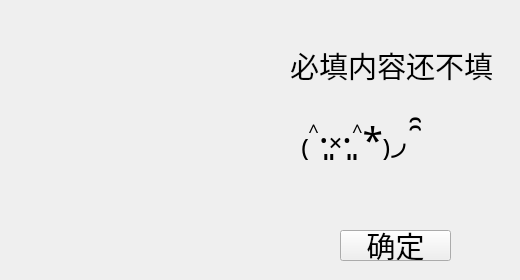
<?xml version="1.0" encoding="UTF-8"?>
<ui version="4.0">
 <class>Notice</class>
 <widget class="QWidget" name="Notice">
  <property name="geometry">
   <rect>
    <x>0</x>
    <y>0</y>
    <width>520</width>
    <height>280</height>
   </rect>
  </property>
  <property name="windowTitle">
   <string>Notice</string>
  </property>
  <property name="windowIcon">
   <iconset resource="Memo-resource.qrc">
    <normaloff>:/image/Notice.png</normaloff>:/image/Notice.png</iconset>
  </property>
  <property name="styleSheet">
   <string notr="true"/>
  </property>
  <widget class="QPushButton" name="noticecon">
   <property name="geometry">
    <rect>
     <x>340</x>
     <y>230</y>
     <width>111</width>
     <height>31</height>
    </rect>
   </property>
   <property name="font">
    <font>
     <family>华文新魏</family>
     <pointsize>22</pointsize>
    </font>
   </property>
   <property name="text">
    <string>确定</string>
   </property>
  </widget>
  <widget class="QLabel" name="label">
   <property name="geometry">
    <rect>
     <x>290</x>
     <y>30</y>
     <width>211</width>
     <height>70</height>
    </rect>
   </property>
   <property name="font">
    <font>
     <family>华文新魏</family>
     <pointsize>22</pointsize>
    </font>
   </property>
   <property name="text">
    <string>必填内容还不填</string>
   </property>
  </widget>
  <widget class="QLabel" name="musttom">
   <property name="geometry">
    <rect>
     <x>0</x>
     <y>0</y>
     <width>280</width>
     <height>271</height>
    </rect>
   </property>
   <property name="styleSheet">
    <string notr="true">background-image: url(:/image/mustjpg.jpg);</string>
   </property>
   <property name="text">
    <string/>
   </property>
  </widget>
  <widget class="QLabel" name="label_3">
   <property name="geometry">
    <rect>
     <x>300</x>
     <y>100</y>
     <width>201</width>
     <height>101</height>
    </rect>
   </property>
   <property name="font">
    <font>
     <family>华文新魏</family>
     <pointsize>28</pointsize>
    </font>
   </property>
   <property name="text">
    <string>₍˄·͈༝·͈˄*₎◞ ̑̑</string>
   </property>
  </widget>
 </widget>
 <resources>
  <include location="Memo-resource.qrc"/>
 </resources>
 <connections/>
</ui>
